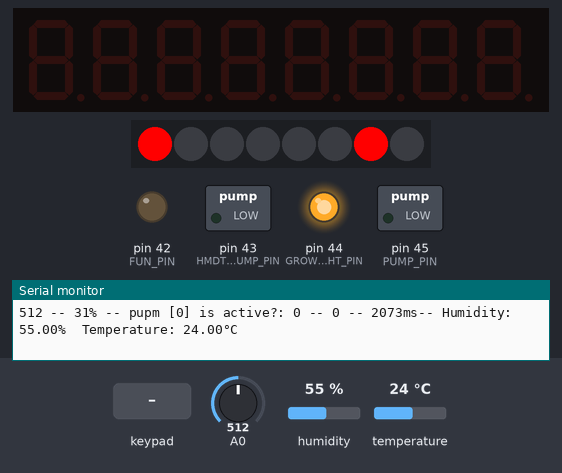
This sketch was run on a simulated Arduino Mega 2560, built with avr-gcc and run on an emulated ATmega2560. On the bench: 8-digit seven-segment display, 8 RGB LEDs in strip order, left to right, switched loads named in the sketch (green lamp = pin HIGH), output pins drawn as LEDs (lit = HIGH), the last lines printed to the serial monitor. The inputs (shaded band) are chosen by the test bench; at power-on: humidity 55 %, temperature 24 °C, A0 = 512.

Above: at 2.2 s.
2.3 s: key '1' pressed
At 4.8 s:
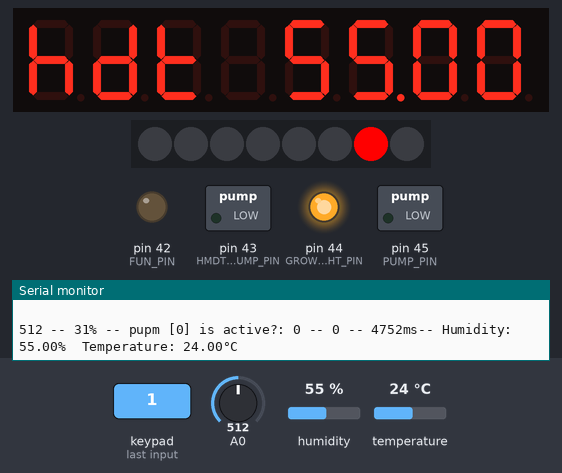
8.5 s: keypad keys 1 2 3 4 pressed 0.4 s apart
At 10.6 s:
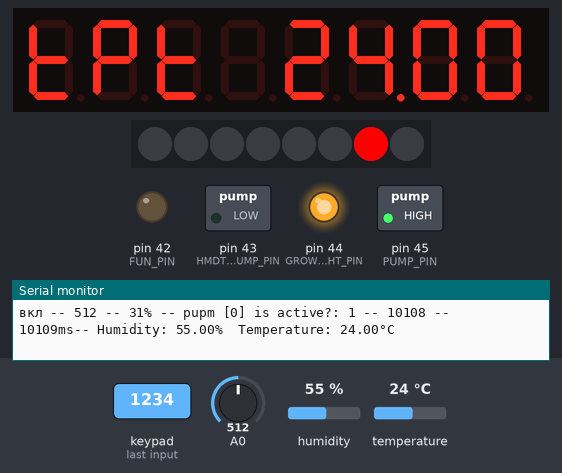
13.7 s: key '8' pressed
At 15.4 s:
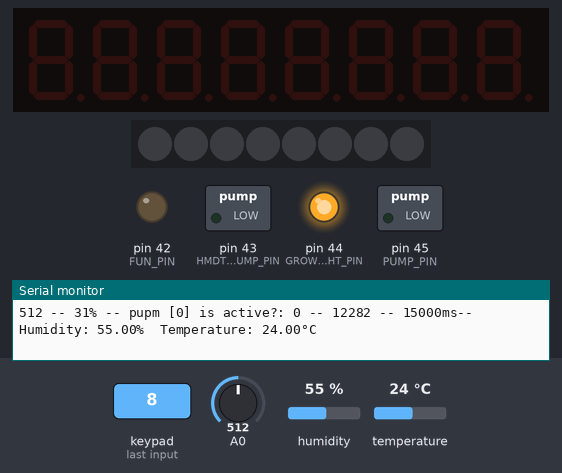
19.9 s: humidity set to 22 %
At 23.1 s:
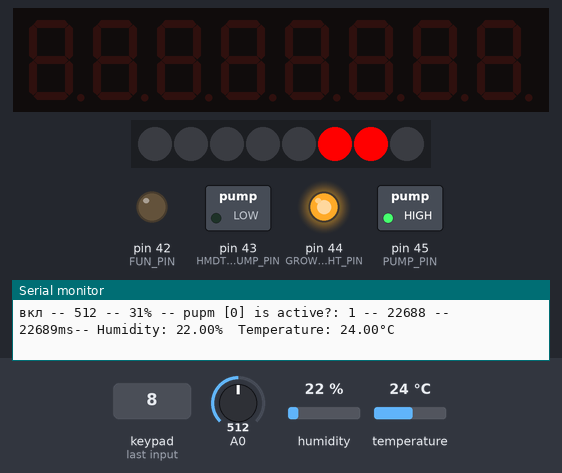
25.8 s: temperature set to 27.1 °C
28.5 s: temperature set to 28.8 °C
At 32.1 s:
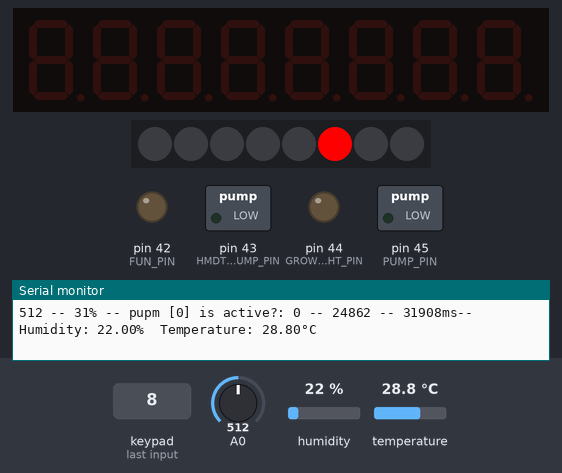
Timing chart, 0 to 35.7 s (numbered marks = the images above; inputs shaded):
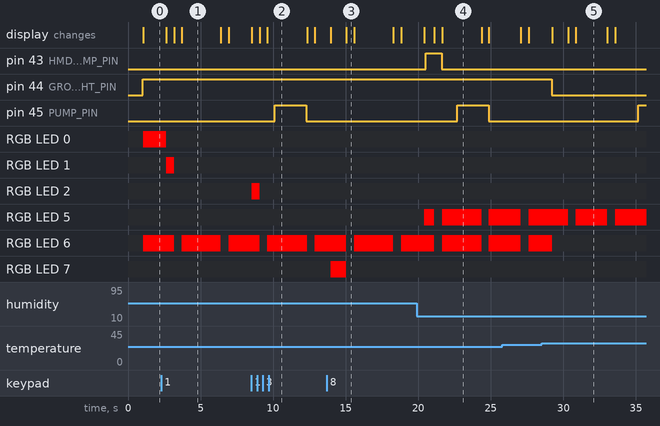

The sketch:

grow_box.ino
```cpp
#include <math.h>

//init led&key module
#include <TM1638.h>
TM1638 module(2, 3, 4);     //(dio, clk, stb) pins

//init DHT sensor
#include <DHT.h>        //требует либ <Adafruit_Sensor.h>
#define DHTPIN 22
#define DHTTYPE DHT22   // DHT 22  (AM2302), AM2321    DHT 21 (AM2301)
DHT dht(DHTPIN, DHTTYPE);

//подразумевается, что датчики стоят параллельно помпам
//чтобы каждая помпа имела свою обратную связь(ОС)
#define PUMP_PIN 45         //подключение помп с пина
#define PUMP_QUAN 1         //кол-во помп
#define SWITCH_LEVEL 1      //уровень управления реле 0/1

#define SENSOR_HMDT_PIN 0   //Dry: [520 430] Wet: [430 350] Water: [350 260] (sens v1.0)
#define SENSOR_HMDT_QUAN PUMP_QUAN

//свет и вентилятор
#define FUN_PIN 42          //управление реле вентилятора
#define GROW_LIGHT_PIN 44   //управление реле света
                            //т.к. led AC 220V и утановленны на радиатор, то можно использовать для нагрева
                            //также реле должно быть опторазвязано (от греха :) )
#define HMDT_PUMP_PIN 43    //помпа для поддержания влаги в боксе
#define RELAY_ON 1          //уровень управления реле (если один тип реле, то можно поставить равным SWITCH_LEVEL)
//----------------------------------------------------------------------------------------------

struct {
  byte btn1 = 1;
  byte btn2 = 2;
  byte btn3 = 4;
  byte btn4 = 8;
  byte btn5 = 16;
  byte btn6 = 32;
  byte btn7 = 64;
  byte btn8 = 128;

  byte led1 = 0;
  byte led2 = 1;
  byte led3 = 2;
  byte led4 = 3;
  byte led5 = 4;
  byte led6 = 5;
  byte led7 = 6;
  byte led8 = 7;
} mdl;  //адреса кнопок и светодиодов

//дефолтные настройки для помп, чтобы потом можно было отдельно для разных горшков настраивать
struct Pump {
  public:
  byte pin;                               //пин, на котором помпа
  byte sens_pin;                          //пин, на котором датчик (ОС от помпы)
  bool is_active = false;                 //текущее состояние
  long start_pumping = 0;                 //ms, последнее включение
  byte hmdt_trigger = 60;                 //%, уровень влажность для вкл/выкл
  byte water_per_sec = 50;                //мл/с, = 3 л/мин прокачивает 5В помпа
  unsigned int time_pumping = 2 * 1000;   //ms, время работы помпы

  Pump(){}
  Pump(byte pin){ this->pin = pin; }
  Pump(byte pin, byte sens_pin){ this->pin = pin; this->sens_pin = sens_pin; }
};
Pump pumps[PUMP_QUAN];


const unsigned int to_wait_flow_water = 10 * 1000;     //ms, опрос после пролива (ожидание текучести воды)
const byte time_refresh_disp = 2;                      //sec, промежуток времени, через который обновляеся дисплей
const byte dht_hmdt_h = 70;                            //%, влжст в теплице, верх порог
const byte dht_hmdt_l = 50;                            //%, влжст в теплице, низ порог
const float dht_temp = 29.44;                          //t°C, шикарная тмпртра для теплицы    (t°F-32)*5/9=t°C (85°F)

Pump pump_box(HMDT_PUMP_PIN);                     //помпа в боксе
long to_wait_flow_water_box = 0;   //ms, ожидание повышения влаги в боксе

byte last_refresh_disp = 0;        //sec, последнее обновление дисплея
byte disp_sens = 0;                //счетчик датчиков для обновления дисплея
bool disp_on = true;               //вкл/выкл дисплея
byte disp_mode = 0;                //выбор экранчика отображения


//преобразование аналоговой величины с емкостного датчика влажности (sens v1.2) в % влажности
byte read_hmdt(int x) {
  int res = x * (-0.257) + 163.452; //kx+b, где k=-0.257 b=163.452  (эксперементально 246=100% 636=0%)
  return (res > 100) ? 100 : (res < 0) ? 0 : res;
}

float getMassWater(float curr_temp, float curr_hmdt, float volume) {
  //кол-во воды, необходимое для повышения влажности до требуемого уровня dht_hmdt_h
  //
  //парциальное давление паров воды (p насыщенного пара):
  //  p(н.п.) = 6.1078 * exp^( 17.08*t/(234.175+t) ) * 100  [Па]
  float p_np = 6.1078 * exp( 17.08 * curr_temp/(234.175 + curr_temp) ) * 100;
  //
  //подставим  p(н.п.)  в уравнение К-М и получим  ro(н.п.)
  //по формуле Клапейрона-Менделеева
  //абс.влжность воздуха   ro(н.п.) = m/V = ( M * p(н.п.) )/( R * T )   [г/м^3]
  //где:
  //  m - масса воды [г]
  //  V - объем помещения [м^3]
  //  p - парциальное давление паров воды [Па] (необходимо расчитать - зависит от t)
  const float M = 18.02;          //  M - молярная масса воды [г/моль] (18.02)
  const float R = 8.314;          //  R - универсальная газовая постоянная [Дж/(моль*К)] (8.314)
  float T = curr_temp + 273;      //  T - температура [К] (t + 273)

  float ro_np = (M * p_np) / (R * T);
  //
  //относительная влажность:
  //  фи = ( ro(п)/ro(н.п.) ) * 100%
  //
  //плотность пара при текущей влажности
  //  ro(п) = (фи * ro(н.п.))/100%  [г/м^3]
  //
  //исходя из  ro(п)=m/V  => дельта ro(п) = (дельта m)/V :
  //  дельта ro(п) = (фи2 - фи1) * ro(н.п.) / 100%  [г/м^3]
  //  дельта m = (фи2 - фи1) * ro(н.п.) * V / 100%  [г]
  //
  float m = (dht_hmdt_h - curr_hmdt) * ro_np * volume / 100;
  //
  //  дельта m [г] — та масса воды, которую надо пролить
  return m;
}

float getEvaporationRateOfWater(float curr_temp, float curr_hmdt, float S) {
  //скорость испарения воды с поверхности [г/ч]
  //
  const float p_rt = 0.0075;    // 1Па = 0,00750062 мм.рт.ст
  //  парциальное давление паров воды (p насыщенного пара):
  //    p(н.п.) = 6.1078 * exp^( 17.08*t/(234.175+t) ) * 100  [Па]
  float p_np = 6.1078 * exp( 17.08 * curr_temp/(234.175 + curr_temp) ) * 100;
  //
  //  W = S * (a + 0.0174 * v) * (P1 - P2) * 760/Pбар   [кг/ч]
  //  где:
  //    S - площадь поверхности испарения
  const float a = 0.022;                    // a - фактор скорости подвижности окрж.воздуха (0,022 при температуре от 0-30; 0,028 - при температуре от 30-40)
  const float v = 0.00;                     // v - относительная скорость движения воздуха над поверхностью испарения (0,2-0,4 м/с - естественное движение, 0,5 м/с - принудительное)
  float P1 = p_np * p_rt;                   // P1 - упругость водяного пара, соответствующая полному насыщению воздуха при его температуре (по сути в боксе) [мм.рт.ст]
  float P2 = p_np * curr_hmdt / 100 * p_rt; // P2 - упругость водяного пара воздуха в помещении при температуре и влажности окрж.среды (по сути в боксе) [мм.рт.ст] => P2 = p(н.п.)*фи/100
  const float Pbar = 750.00;                // Pбар - давление для данного географического пункта [мм.рт.ст]
  //
  float W = S * (a + 0.0174 * v) * (P1 - P2) * 760 / Pbar * 1000; // [г/ч]
  return W;
}


void setup() {
  Serial.begin(9600);

  module.setDisplayToString("RUN  SET");
  delay(1000);

  //set помп
  for (byte i = 0; i < PUMP_QUAN; i++) {
    pumps[i].pin = PUMP_PIN + i;
    pinMode(pumps[i].pin, OUTPUT);
    digitalWrite(pumps[i].pin, !SWITCH_LEVEL);    //от греха выключим
  }

  //set датчиков
  for (byte i = 0; i < SENSOR_HMDT_QUAN; i++) {
    pumps[i].sens_pin = SENSOR_HMDT_PIN + i;
    pinMode(pumps[i].sens_pin, INPUT);
  }

  //set датчика влажности и температуры
  dht.begin();

  //set свет,кулер,помпа - OFF
  pinMode(FUN_PIN, OUTPUT);
  digitalWrite(FUN_PIN, !RELAY_ON);

  pinMode(GROW_LIGHT_PIN, OUTPUT);
  digitalWrite(GROW_LIGHT_PIN, !RELAY_ON);

//  pump_box.pin = HMDT_PUMP_PIN;
  pinMode(pump_box.pin, OUTPUT);
  digitalWrite(pump_box.pin, !RELAY_ON);


  module.clearDisplay();
  module.setLED(1, disp_mode);
}

void loop() {

  HandlerSensPumps();

  HandlerSensDHT();

  HandlerBtnModule();

  UpdateDisplay();

  Serial.println(" ");
  delay(500);
}
```

handler_btn_module.ino
```cpp
void HandlerBtnModule() {

  //обработка кнопок
  byte curr_btn = module.getButtons();
  //вкл/выкл дисплея
  if (curr_btn == mdl.btn8) {
    disp_on = !disp_on;
    module.setLED(!disp_on, mdl.led8);    //если дисплей выкл - то светодиод вкл
  }
  //изменение/выбор отображения на дисплее
  if (curr_btn == mdl.btn1) {
    module.setLED(0, disp_mode);
    disp_mode = (++disp_mode > 2) ? 0 : disp_mode++;  //если в update_display добавили еще экран, то тут тоже надо поменять
    module.setLED(1, disp_mode);
  }

}
```

handler_sens_DHT.ino
```cpp
void HandlerSensDHT() {

  // проверка помпы для увлажнения бокса
  if (pump_box.is_active) {
    if (abs(millis() - pump_box.start_pumping) > pump_box.time_pumping) {
      pump_box.is_active = false;
      pump_box.start_pumping = millis();
      digitalWrite(pump_box.pin, !RELAY_ON);
    }
  }

  //обработка данных с DHT (температура воздуха и влажность в боксе)
  float h = dht.readHumidity();
  float t = dht.readTemperature();

  bool high_hmdt = h > dht_hmdt_h;
  bool low_hmdt = h < dht_hmdt_l;
  if (!high_hmdt & !low_hmdt){
    module.setLED(0, mdl.led6);
    //все норм
    if (pump_box.is_active) {
      pump_box.is_active = false;
      pump_box.start_pumping = millis();
      digitalWrite(pump_box.pin, !RELAY_ON);
    }

    digitalWrite(FUN_PIN, !RELAY_ON);

  } else {
    module.setLED(1, mdl.led6);
    if (high_hmdt){
      //включить винты на проветривание
      digitalWrite(FUN_PIN, RELAY_ON);
    }
    if ((low_hmdt) & (abs(millis() - pump_box.start_pumping) > to_wait_flow_water_box)) {
      //залить в бокс немного воды (через Клапейрона-Менделеева)
      float m = getMassWater(t, h, 1);    // 1 - объем бокса #TODO переделать в константы по x*y*z
      Serial.print(F("-- масса m [г]: "));
      Serial.print(m);
      //скорость испарения в боксе
      float w = getEvaporationRateOfWater(t, h, 0.4); // 0,4 - площадь испарения #TODO переделать в константы по x*y
      Serial.print(F("-- испарение [г/ч]: "));
      Serial.print(w);

      to_wait_flow_water_box = m/w * 3600 * 1000; //ms, ожидание повышения влаги
      Serial.print(F("-- испарится через [мс]: "));
      Serial.print(to_wait_flow_water_box);

      pump_box.is_active = true;
      pump_box.start_pumping = millis();
      float time_pumping = m / pump_box.water_per_sec;     //т.к. плотность воды ~=1, то 1г=1мл
      pump_box.time_pumping = (time_pumping < 1) ? 1000 : time_pumping * 1000;
      digitalWrite(pump_box.pin, RELAY_ON);
    }
  }


  bool high_temp = t > (dht_temp * 1.05);
  bool low_temp = t < (dht_temp * 0.95);
  if (!high_temp & !low_temp){
    module.setLED(0, mdl.led7);
    //температура норм
    digitalWrite(FUN_PIN, !RELAY_ON);
    digitalWrite(GROW_LIGHT_PIN, !RELAY_ON);

  } else {
    module.setLED(1, mdl.led7);
    if (high_temp){
      //включить винты на проветривание
      digitalWrite(FUN_PIN, RELAY_ON);
      digitalWrite(GROW_LIGHT_PIN, !RELAY_ON);
    }
    if (low_temp){
      //максимально уменьшить приток воздуха
      digitalWrite(FUN_PIN, !RELAY_ON);
      //включить grow_led - нагреемся от радиаторов
      digitalWrite(GROW_LIGHT_PIN, RELAY_ON);
    }
  }
  Serial.print(F("-- Humidity: "));
  Serial.print(h);
  Serial.print(F("%  Temperature: "));
  Serial.print(t);
  Serial.println(F("°C "));

}
```

handler_sens_pumps.ino
```cpp
void HandlerSensPumps() {

  //обойдем помпы (точнее показания с датчиков)
  for (byte i = 0; i < PUMP_QUAN; i++) {
    byte hmdt = read_hmdt(analogRead(pumps[i].sens_pin));

    if (pumps[i].is_active) {
      if (abs(millis() - pumps[i].start_pumping) > pumps[i].time_pumping) {
        pumps[i].start_pumping = millis();
        pumps[i].is_active = false;
        digitalWrite(pumps[i].pin, !SWITCH_LEVEL);
        Serial.print("выкл -- ");
      }
    }

    if ((hmdt < pumps[i].hmdt_trigger) & (!pumps[i].is_active)) {
      if (abs(millis() - pumps[i].start_pumping) > to_wait_flow_water) {
        pumps[i].start_pumping = millis();
        pumps[i].is_active = true;
        digitalWrite(pumps[i].pin, SWITCH_LEVEL);
        Serial.print("вкл -- ");
      }
    }

    Serial.print(analogRead(pumps[i].sens_pin));
    Serial.print(" -- ");
    Serial.print(hmdt);
    Serial.print("% -- pupm [" + String(i) + "] is active?: ");
    Serial.print(pumps[i].is_active);
    Serial.print(" -- ");
    Serial.print(pumps[i].start_pumping);
    Serial.print(" -- " + String(millis()) + "ms");
  }

}
```

update_display.ino
```cpp
void UpdateDisplay() {

  //обновление дисплея
  if (abs(millis() / 1000 - last_refresh_disp) > time_refresh_disp) {
    last_refresh_disp = millis() / 1000;
    if (disp_on) {
      if (disp_mode == 0) {
        byte hmdt = read_hmdt(analogRead(pumps[disp_sens].sens_pin));
        module.clearDisplay();
        module.setDisplayToString("d" + String(disp_sens + 1) + "  " + String(hmdt));
        disp_sens = (++disp_sens > sizeof(pumps) / sizeof(*pumps) - 1) ? 0 : disp_sens++;
      }
      //влажность с датчика DHT
      if (disp_mode == 1) {
        int h = dht.readHumidity() * 100;
        module.clearDisplay();
        module.setDisplayToString("hdt " + String(h), 1 << 2);
      }
      //температура с датчика DHT
      if (disp_mode == 2) {
        int t = dht.readTemperature() * 100;
        module.clearDisplay();
        module.setDisplayToString("tpt " + String(t), 1 << 2);
      }
    } else {
      module.clearDisplay();
    }
  }

}
```

Measured:
- the behaviour switches between 27.9 and 28 °C on temperature (found by bisection; images 4 and 5)
- after the input at 19.9 s, pin 43 (HMDT_PUMP_PIN): LOW → HIGH after 0.62 s, → LOW 1.1 s later
- after the input at 28.5 s, pin 44 (GROW_LIGHT_PIN): HIGH → LOW after 0.71 s
- what the display in image 1 shows lasts 2.7 s, from 3.7 s to 6.4 s
- what the display in image 3 shows lasts 0.6 s, from 15.0 s to 15.6 s
